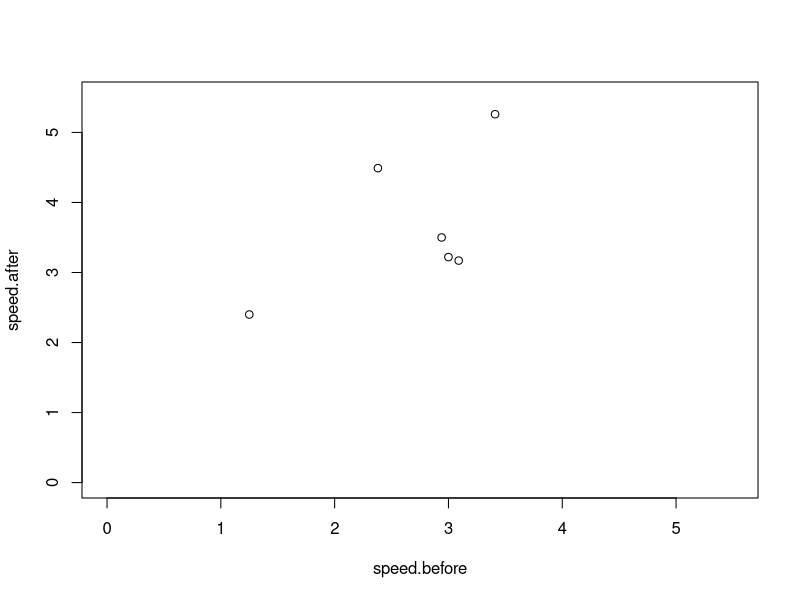

Reproduce this figure in R.
df = read.table("spider.txt",header= T) #load the file to read

View(df) 

df1 = head(df) #select first 6 rows

View(df1)

summary(df1) #summarize the data

plot(speed.after~speed.before,data=df1,xlim=c(0,5.5),ylim=c(0,5.5))

#according to the graph, speed increasing after removing a pedipalp from male spiders. 
#it almost doubles in some cases.
#Also if you see, there are more points towards 
#the upper triangular part of the graph
#which conveys the speed does increase after removing pedipalp.